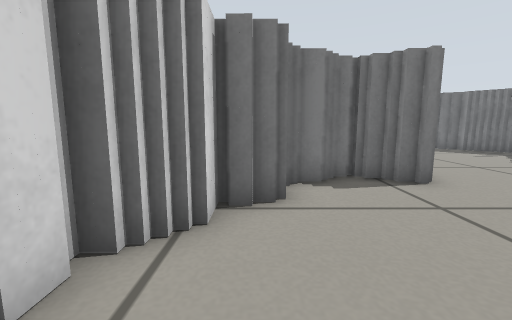
View 1 (above)

20 first-person views from a walk through a robot-simulator world made for Gazebo. The camera is 0.34 m above the floor, tilts 8° down and sees 90° across. The floor is counted in squares, 0.25 m on a side. Each view is taken from the middle of a square. On the plan, view 1 faces up. The plan holds only what a view shows up to about 13 squares ahead; the rest is blank.

View 2
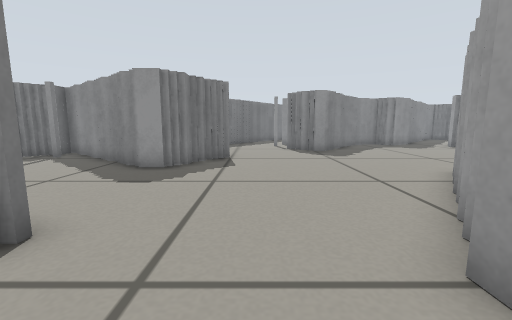

View 3
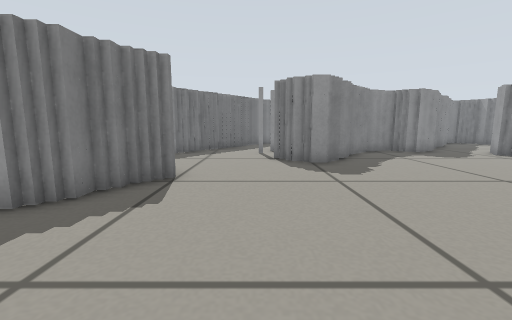

View 4
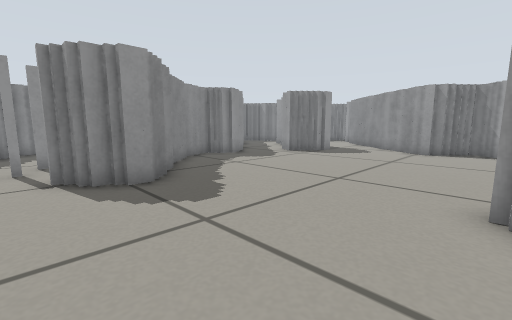

View 5
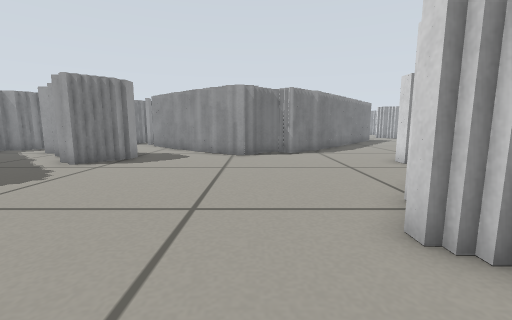

View 6
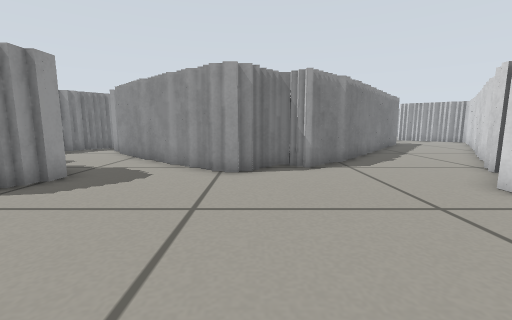

View 7
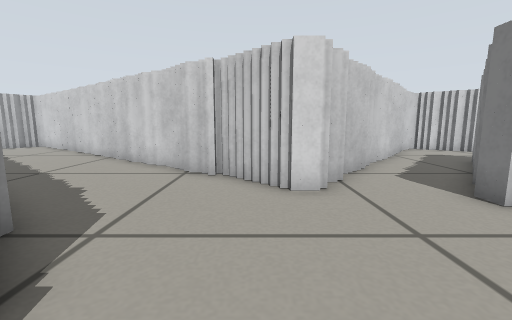

View 8
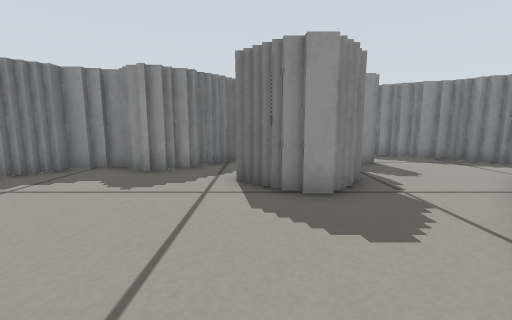

View 9
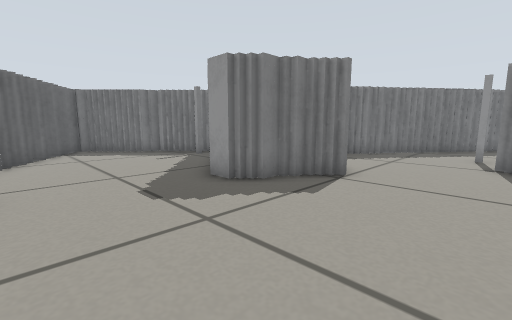

View 10
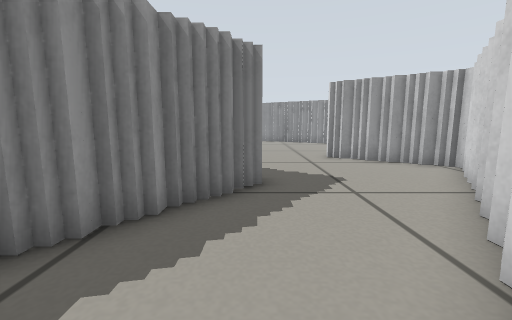

View 11
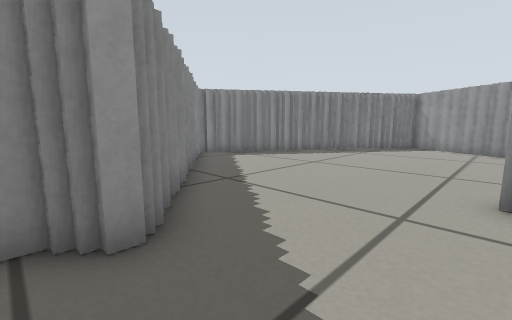

View 12
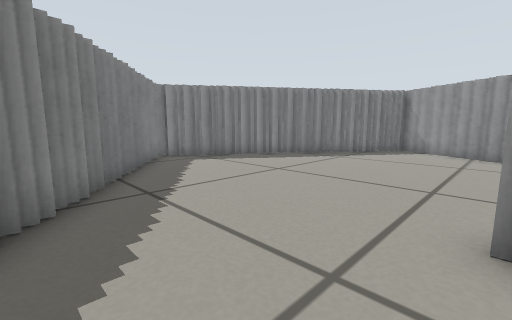

View 13
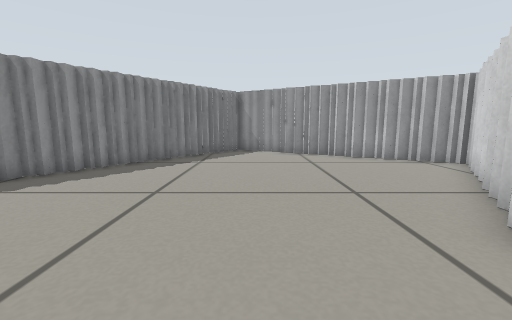

View 14
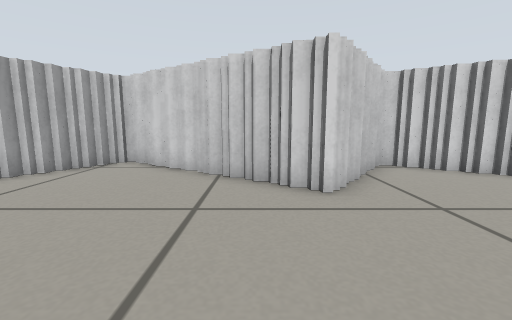

View 15
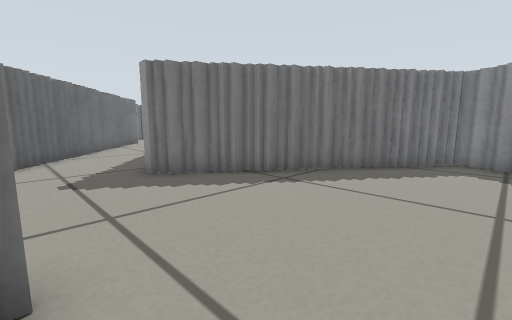

View 16
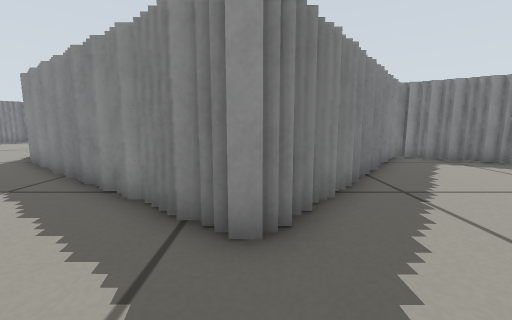

View 17
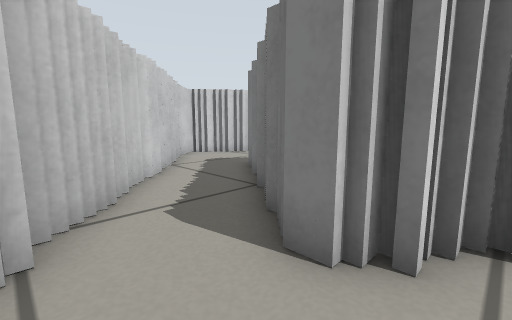

View 18
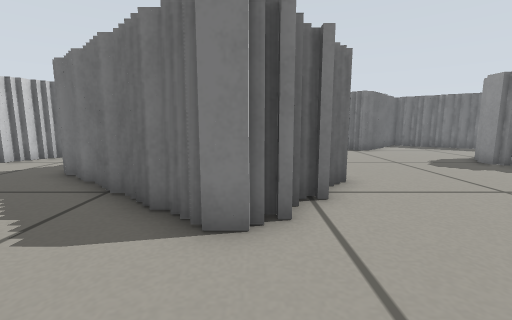

View 19
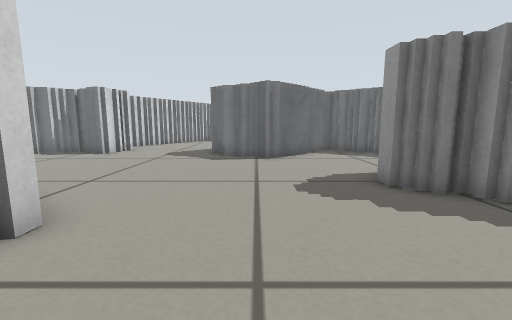

View 20
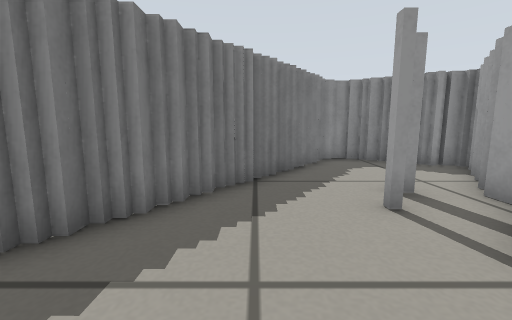

### Floor plan
Key: @ floor where view 1 was taken; # wall or solid block; . floor.
Columns run from 6 left of view 1 to 23 right of it. Each row starts with its distance up from view 1.
 16              ###
 15             ##.##
 14             #...##
 13            ##....##
 12            #......#
 11             ......#
 10            .......#
  9            ......##
  8            .....##
  7          ##....##   ###
  6        ####....##  ##.##
  5       ##........####...###
  4      ##..........##......##
  3     ##....................##
  2     #......................###
  1    ##    # ..........####....#
  0    #..@   ##........## #.....#
 -1    #...    ##.......## ###..##
 -2    #...##   ###......########
 -3    ##...##   ##........##
 -4     ##...##  #..........#
 -5      ##...####..........#
 -6       ###..##...........#
 -7         ##..............##
 -8          ##..............##
 -9           #...........##..
-10          ##..........## ...
-11          #......##...####...
-12         ##....#####...# ##...
-13        ##....###  ##.....#..##
-14       ##....##     ###.....##
-15       #....##        ##....#
-16      ##...##          #...##
-17     ##....#           ##.##
-18    ##....##              #
-19    #....##
-20   ##...##
-21  ##....##
-22  #......##
-23  #.......###
-24  ###.......##
-25   ###.......##
-26    ##........##
-27   ##..........#
-28   #...........#
-29  ##..........##
-30 ##..........##
-31 #...........#
-32 ##.........##
-33  ###......##
-34    ##.....#
-35     ###..##
-36       ####

Positions as (right, up) in squares from view 1, and headings:
1: (0, 0), facing up
2: (1, 3), facing right
3: (5, 2), facing right
4: (8, 2), facing down-right
5: (10, 0), facing down
6: (10, -4), facing down
7: (10, -10), facing left
8: (10, -9), facing right
9: (5, 1), facing up-right
10: (1, -15), facing down
11: (-2, -20), facing down-right
12: (-2, -22), facing down-right
13: (1, -23), facing down
14: (3, -27), facing left
15: (-2, -28), facing up-right
16: (-2, -21), facing right
17: (7, -8), facing up-left
18: (6, -9), facing up
19: (11, -6), facing up
20: (13, 4), facing right
